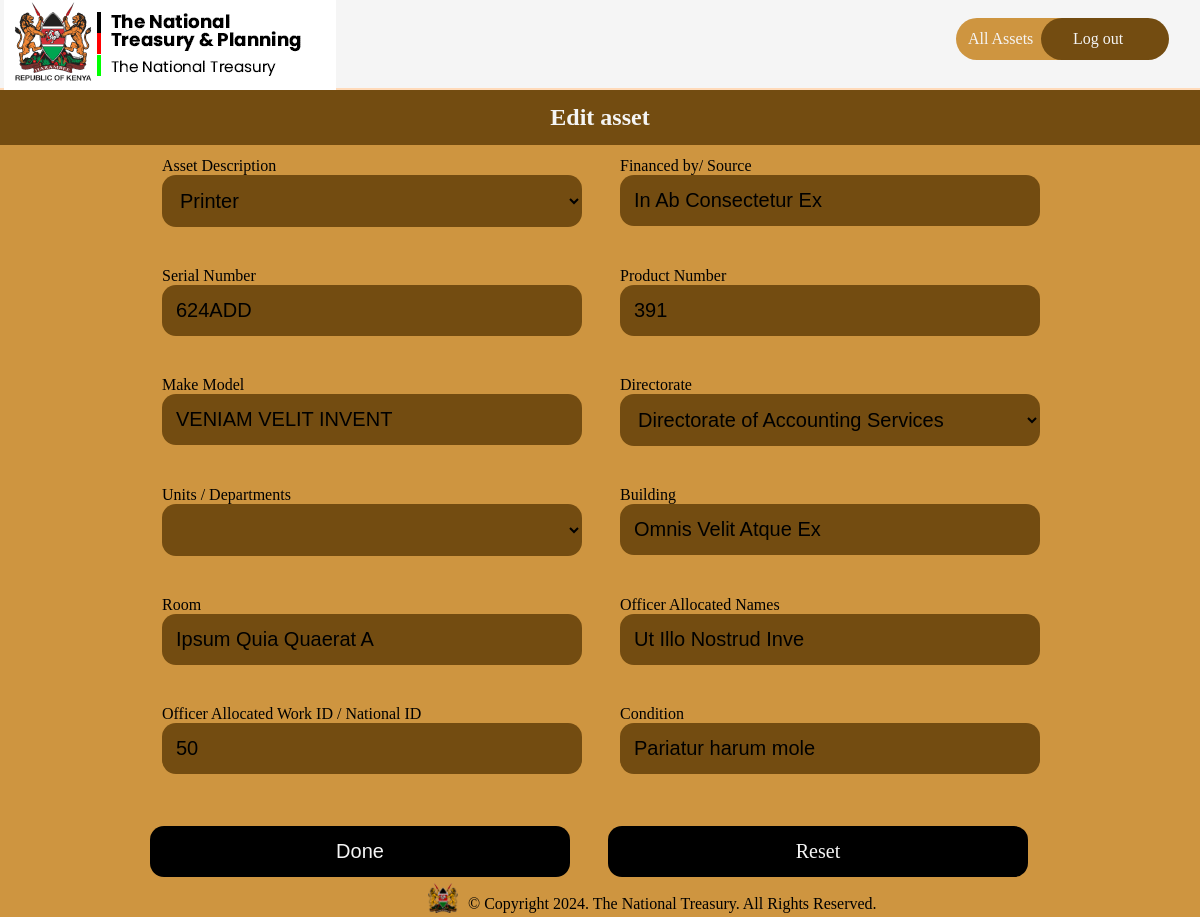
/asset/edit/1, run on an earlier commit of the app's database.
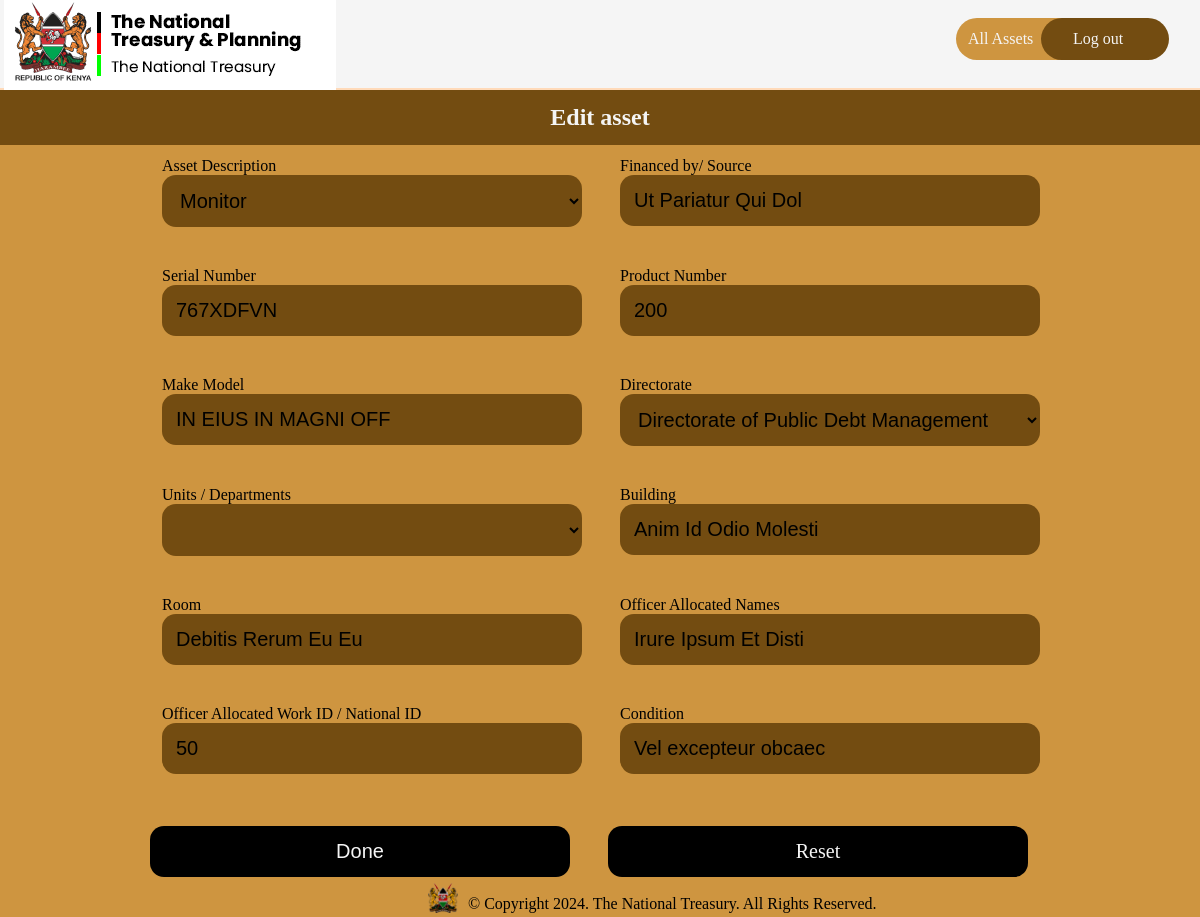
And on a later commit of the database.
### inventory/models.py (models this page shows, shortened)
class Asset(db.Model):
    idassets = db.Column(db.Integer, primary_key=True)
    asset_description = db.Column(db.Text, nullable=False)
    financed_by = db.Column(db.Text, default="N/A")
    serial_number = db.Column(db.Text, nullable=False, unique=True)
    product_number = db.Column(db.Text, nullable=False)
    make_model = db.Column(db.Text, nullable=False)
    directorate = db.Column(db.Text, nullable=False)
    units = db.Column(db.Text, nullable=False)
    building = db.Column(db.Text, nullable=False)
    room = db.Column(db.Integer, nullable=False)
    officer_allocated = db.Column(db.Text, default="N/A")
    officer_contact_info = db.Column(db.Text, default="N/A")
    state = db.Column(db.Text, nullable=False)

### inventory/routes.py (the view, shortened to what this page needs)
@app.route("/asset/edit/<int:asset_id>", methods=("GET", "POST"))
def edit_asset(asset_id):
    form = AssetForm()
    asset = Asset.query.get_or_404(asset_id)
    if request.method == "GET":
        form.asset_description.data = asset.asset_description
        form.financed_by.data = asset.financed_by
        form.serial_number.data = asset.serial_number
        form.product_number.data = asset.product_number
        form.make_model.data = asset.make_model
        form.directorate.data = asset.directorate
        form.units.data = asset.units
        form.building.data = asset.building
        form.room.data = asset.room
        form.officer_allocated.data = asset.officer_allocated
        form.officer_contact_info.data = asset.officer_contact_info
        form.state.data = asset.state
    return render_template("edit_asset.html", form=form, asset=asset)

### inventory/templates/edit_asset.html (shortened to what this page needs)
{% extends "base.html" %}
{% block head %}
{{ super() }}
<link rel="stylesheet" href="{{ url_for('static', filename='assets.css') }}">
{% endblock head %}
{% block navlinks %}
<a href="{{ url_for('index') }}" class="links signup">All Assets</a>
<a href="{{ url_for('index') }}" class="links login">Log out</a>
{% endblock navlinks %}
{% block body %}
<h2 class="asset-heading">Edit asset</h2>
<div class="form-wrapper">
	<div class="layer">
		<form autocomplete="off" action="" class="form" method="post">
			<div class="row">
				<div class="asset_description">
					{{ form.asset_description.label }}
					{{ form.asset_description(placeholder="",id="description", value="{{ asset.asset_description }}") }}
				</div>
				<div class="financed_by">
					{{ form.financed_by.label }}
					{{ form.financed_by(placeholder="",id="financedby") }}
				</div>
			</div>
			<div class="row">
				<div class="serial_number">
					{{ form.serial_number.label }}
					{{ form.serial_number(placeholder="",id="serial") }}
				</div>
				<div class="product_number">
					{{ form.product_number.label }}
					{{ form.product_number(placeholder="",id="productnumber") }}
				</div>
			</div>
			<div class="row">
				<div class="make_model">
					{{ form.make_model.label }}
					{{ form.make_model(placeholder="",id="makemodel") }}
				</div>
				<div class="directorate">
					{{ form.directorate.label }}
					{{ form.directorate(placeholder="",id="directorate") }}
				</div>
			</div>
			<div class="row">
				<div class="units">
					{{ form.units.label }}
					{{ form.units(placeholder="",id="units") }}
				</div>
				<div class="building">
					{{ form.building.label }}
					{{ form.building(placeholder="",id="building") }}
				</div>
			</div>
			<div class="row">
				<div class="room">
					{{ form.room.label }}
					{{ form.room(placeholder="",id="room") }}
				</div>
				<div class="officer_in_charge">
					{{ form.officer_allocated.label }}
					{{ form.officer_allocated(placeholder="",id="officerincharge") }}
				</div>
			</div>
			<div class="row">
				<div class="officer_contact_info">
					{{ form.officer_contact_info.label }}
					{{ form.officer_contact_info(placeholder="",id="officercontactinfo") }}
				</div>
				<div class="condition">
					{{ form.state.label }}
					{{ form.state(placeholder="",id="condition") }}
				</div>
			</div>
	</div>
	<div class="row">
		<input type="submit" value="Done">
		<a href="{{ url_for('edit_asset',asset_id=asset.idassets ) }}" style="text-align:center;text-decoration:none;" class="reset">Reset</a>
	</div>
</div>
{% endblock body %}

### inventory/templates/base.html (shortened to what this page needs)
<!DOCTYPE html>
<html lang="en">
<head>
	{% block head %}
	<link rel="stylesheet" href="https://cdnjs.cloudflare.com/ajax/libs/font-awesome/6.5.1/css/all.min.css"
 />
		<link rel="stylesheet" href="{{ url_for('static',filename='style.css') }}">
	{% endblock head %}
</head>
<body>
	<div class="nav">
		<div class="logo">
			<a href="{{ url_for('index') }}"><img
					src=" {{ url_for('static', filename='assets/images/TNT logo.png')  }} "
					alt="treasury logo"></img></a>
		</div>
		<div class="links">
			{% block navlinks %}
			{% endblock navlinks %}
		</div>
	</div>
	{% block body %}
	{% endblock body %}
	<div class="footer">
		<img src="{{ url_for('static', filename='assets/images/tntfooterlogo.png') }}" alt="footer logo"
			width="30" height="30">
		<p>© Copyright <span class="copyright-year"></span>. The National Treasury. All Rights Reserved.</p>
	</div>
</body>
</html>

### inventory/static/style.css (style rules this page uses)
* { margin: 0; padding: 0; box-sizing: border-box; color-scheme: light; @import url('https://fonts.googleapis.com/css2?family=Roboto+Mono:ital,wght@0,100..700;1,100..700&display=swap'); }
body { display: flex; flex-direction: column; height: 100%; background-color: #ce9540; }
.nav { display: flex; justify-content: space-between; align-items: center; border-bottom: 2px solid peachpuff; padding-left: 4px; padding-top: 5px; padding-right: 15px; background-color: white; position: sticky; top: 0; height: 90px; width: 100%; }
.links { padding: 12px; display: flex; align-items: center; gap: 32px; border-radius: 34px; margin-bottom: 8px; }
.links>a { text-decoration: none; color: whitesmoke; width: 7.6em; }
.signup { background-color: #CE9540; }
.login { background-color: #734C11; margin-left: -67px; padding-left: 32px; }
.footer { display: flex; align-items: center; gap: 10px; margin-left: 8px; position: fixed; bottom: 0; margin-bottom: 4px; left: 35vw; }
.footer { margin-top: 12px; padding-top: 18px; display: flex; align-items: end; justify-content: center; }

### inventory/static/assets.css (style rules this page uses)
body { display: flex; flex-direction: column; height: 100%; background-color: #CE9540; }
.nav { background-color: whitesmoke; }
.asset-heading { padding: 14px; text-align: center; color: whitesmoke; background-color: #734C11; }
.nav { display: flex; justify-content: space-between; align-items: center; border-bottom: 2px solid peachpuff; padding-left: 4px; padding-top: 5px; padding-right: 15px; }
.links { padding: 12px; display: flex; align-items: center; gap: 32px; border-radius: 34px; margin-bottom: 8px; }
.links>a { text-decoration: none; color: whitesmoke; width: 8em; margin-right: 4px; }
.signup { background-color: #CE9540; }
.login { background-color: #734C11; margin-left: -79px; padding-left: 32px; }
.form-wrapper { margin: 0 auto; }
input, .reset { -webkit-appearance: none; -moz-appearance: none; appearance: none; border: none; }
select, input[type="text"], input[type="email"], input[type="password"], input[type="number"] { background-color: #734C11; color: rgb(0, 0, 0); }
select, input, .reset { padding: 14px; border-radius: 14px; margin-bottom: 10px; width: 420px; font-size: 20px; }
select { border: none; }
input[type="submit"], .reset { color: whitesmoke; background-color: rgb(0, 0, 0); }
.form { width: 900px; padding: 12px; }
.row { display: flex; gap: 38px; margin-bottom: 30px; }
::placeholder { color: whitesmoke; opacity: 1; }

What changed in the data, as far as the page shows it:
changed Asset: asset_description "Printer" → "Monitor"; financed_by "In Ab Consectetur Ex" → "Ut Pariatur Qui Dol"; serial_number "624ADD" → "767XDFVN"; product_number "391" → "200"; make_model "VENIAM VELIT INVENT" → "IN EIUS IN MAGNI OFF"; directorate "Directorate of Accounting Services" → "Directorate of Public Debt Management"; building "Omnis Velit Atque Ex" → "Anim Id Odio Molesti"; room "Ipsum Quia Quaerat A" → "Debitis Rerum Eu Eu"; officer_allocated "Ut Illo Nostrud Inve" → "Irure Ipsum Et Disti"; state "Pariatur harum mole" → "Vel excepteur obcaec"
